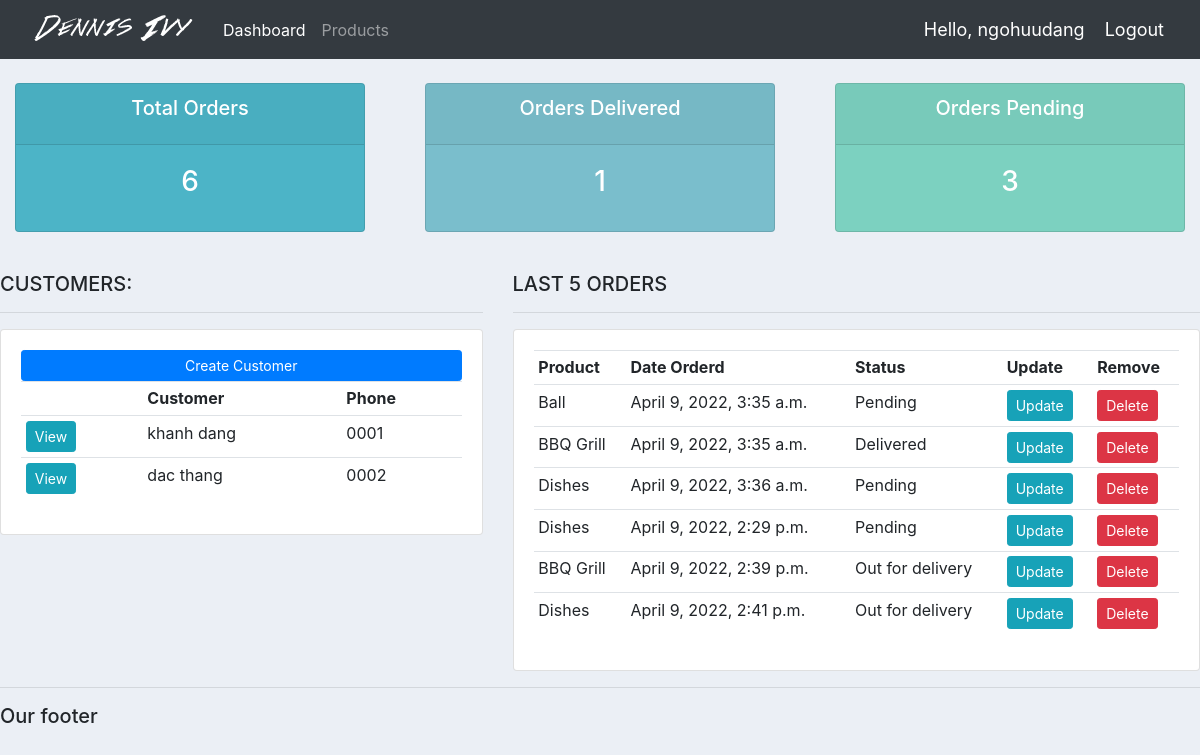
Page / (signed in) on the earlier database version.
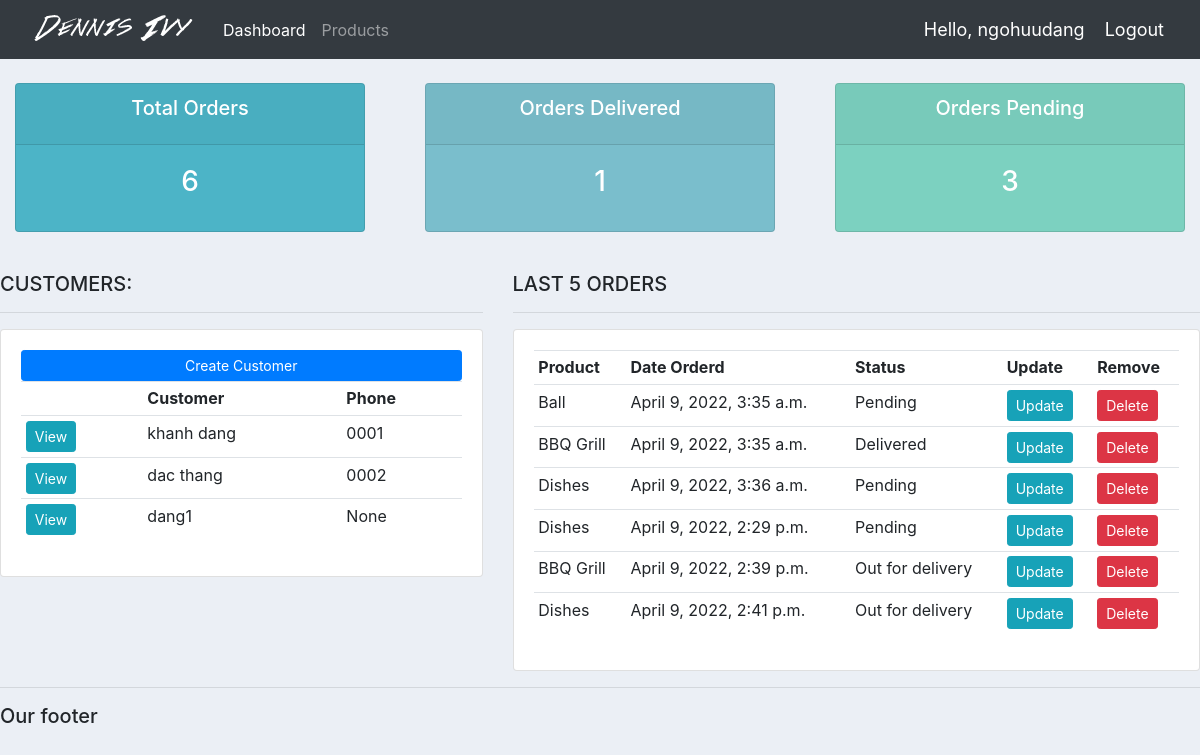
Same page on the later database version.
### accounts/models.py (models this page shows, shortened)
class Customer(models.Model):
    user = models.OneToOneField(User, null=True, blank=True, on_delete=models.CASCADE)
    name = models.CharField(max_length=200, null=True)
    phone = models.CharField(max_length=200, null=True)
    email = models.CharField(max_length=200, null=True)
    profile_pic = models.ImageField(default="profile1.png", null=True, blank=True)
    date_created = models.DateTimeField(auto_now_add = True,null =True)

class Order(models.Model):
    STATUS = (
        ('Pending', 'Pending'),
        ('Out for delivery', 'Out for delivery'),
        ('Delivered', 'Delivered')
    )
    customer = models.ForeignKey(Customer, null= True, on_delete= models.SET_NULL)
    product = models.ForeignKey(Product, null= True, on_delete= models.SET_NULL)
    date_created = models.DateTimeField(auto_now_add = True,null =True)
    status = models.CharField(max_length=200, null =True, choices=STATUS)
    note = models.CharField(max_length=1000, null=True)

class Product(models.Model):
    CATEGORY = (
        ('Indoor', 'Indoor'),
        ('Out door', 'Out door')
    )
    name = models.CharField(max_length=200, null =True)
    price = models.FloatField(null=True)
    category = models.CharField(max_length=200, null =True, choices=CATEGORY)
    description = models.CharField(max_length=200, null =True, blank= True)
    date_created = models.DateTimeField(auto_now_add = True,null =True)
    tag = models.ManyToManyField(Tag)
    def __str__(self):
        return self.name

### accounts/decorators.py (the view)
	def wrapper_function(request, *args, **kwargs):
		group = None
		if request.user.groups.exists():
			group = request.user.groups.all()[0].name
		if group == 'customer':
			return redirect('user-page')
		if group == 'admin':
			return view_func(request, *args, **kwargs)

### accounts/views.py (called while the page is built)
@login_required(login_url='login')
@admin_only #chỉ admin mới truy cập được vào home
def home(request):
    orders = Order.objects.all()
    customers = Customer.objects.all()
    total_customers = customers.count()
    total_orders = orders.count()
    delivered = orders.filter(status = 'Delivered').count()
    pending = orders.filter(status = 'Pending').count()
    context = {
        'orders':orders,
        'customers': customers,
        'total_orders': total_orders,
        'delivered': delivered,
        'pending':pending
    }
    return render(request, 'accounts/dashboard.html',context=context)

### accounts/templates/accounts/dashboard.html
{% extends "accounts/main.html" %}
{% block content %}
{% include "accounts/status.html" %}
    <br>
    <div class="row">
        <div class="col-md-5">
            <h5>CUSTOMERS:</h5>
            <hr>
            <div class="card card-body">
                <a class="btn btn-primary  btn-sm btn-block" href="">Create Customer</a>
                <table class="table table-sm">
                    <tr>
                        <th></th>
                        <th>Customer</th>
                        <th>Phone</th>
                    </tr>
                    {% for customer in customers %}
                        <tr>
                            <td><a class="btn btn-sm btn-info" href="{% url 'customer' customer.id %}">View</a></td>
                            <td>{{customer.name}}</td>
                            <td>{{customer.phone}}</td>
                        </tr>
                    {% endfor %}
                </table>
            </div>
        </div>
        <div class="col-md-7">
            <h5>LAST 5 ORDERS</h5>
            <hr>
            <div class="card card-body">
                <table class="table table-sm">
                    <tr>
                        <th>Product</th>
                        <th>Date Orderd</th>
                        <th>Status</th>
                        <th>Update</th>
                        <th>Remove</th>
                    </tr>
                    {% for order in orders %}
                        <tr>
                            <td>{{order.product}}</td>
                            <td>{{order.date_created}}</td>
                            <td>{{order.status}}</td>
                            <td><a class="btn btn-sm btn-info" href="{% url 'update_order' order.id %}">Update</a></td>
                            <td><a class="btn btn-sm btn-danger" href="{% url 'delete_order' order.id %}">Delete</a></td>
                        </tr>
                    {% endfor %}
                </table>
            </div>
        </div>
    </div>
{% endblock content %}

### accounts/templates/accounts/main.html (shortened to what this page needs)
<!DOCTYPE html>
<html lang="en">
<head>
    {%load static%}
    <link rel="stylesheet" href="https://cdn.jsdelivr.net/npm/bootstrap@4.3.1/dist/css/bootstrap.min.css">
    <link rel="stylesheet" href="{% static './css/main.css' %}">
</head>
<body>
    {% include "accounts/navbar.html" %}
    {% block content %}
    {% endblock %}
    <hr>
    <h5>Our footer</h5>
</body>
</html>

### accounts/templates/accounts/navbar.html (shortened to what this page needs)
{% load static %}
<nav class="navbar navbar-expand-lg navbar-dark bg-dark">
    <img src="{% static 'images/logo.png' %}" alt="">
    <div class="collapse navbar-collapse" id="navbarNav">
        <ul class="navbar-nav">
            {% if request.user.is_staff %}
                <li class="nav-item active">
                    <a class="nav-link" href="{% url 'home' %}">Dashboard</a>
                </li>
                <li class="nav-item">
                    <a class="nav-link" href="{% url 'products' %}">Products</a>
                </li>
            {% else %}
                <li class="nav-item">
                    <a class="nav-link" href="{% url 'account' %}">Settings</a>
                </li>
            {% endif %}
        </ul>
    </div>
    <span class="hello-msg">Hello, {{request.user}}</span>
    <span ><a  class="hello-msg" href="{% url 'logout' %}">Logout</a></span>
</nav>

### accounts/templates/accounts/status.html
<br>
<div class="row">
	<div class="col">
		<div class="col-md">
			<div class="card text-center text-white  mb-3" id="total-orders">
            	<div class="card-header">
		            <h5 class="card-title">Total Orders</h5>
			    </div>
			    <div class="card-body">
			    	<h3 class="card-title">{{total_orders}}</h3>
			    </div>
			</div>
		</div>
	</div>
	<div class="col">
		<div class="col-md">
			<div class="card text-center text-white  mb-3" id="orders-delivered">
			  	<div class="card-header">
			  		<h5 class="card-title">Orders Delivered</h5>
			  	</div>
			  	<div class="card-body">
			    	<h3 class="card-title">{{delivered}}</h3>
			  	</div>
			</div>
		</div>
	</div>
	<div class="col">
		<div class="col-md">
			<div class="card text-center text-white  mb-3" id="orders-pending">
			  	<div class="card-header">
			  		<h5 class="card-title">Orders Pending</h5>
			  	</div>
			  	<div class="card-body">
			    	<h3 class="card-title">{{pending}}</h3>
			  	</div>
			</div>
		</div>
	</div>
</div>

### static/css/main.css (style rules this page uses)
body { background-color: #ebeff5; }
#total-orders { background-color: #4cb4c7; }
#orders-delivered { background-color: #7abecc; }
#orders-pending { background-color: #7CD1C0; }

### accounts/templates/accounts/navbar.html (style rules this page uses)
.hello-msg { font-size: 18px; color: #fff; margin-right: 20px; }

Differences in the rows shown:
added Customer: name "dang1", phone "None"
